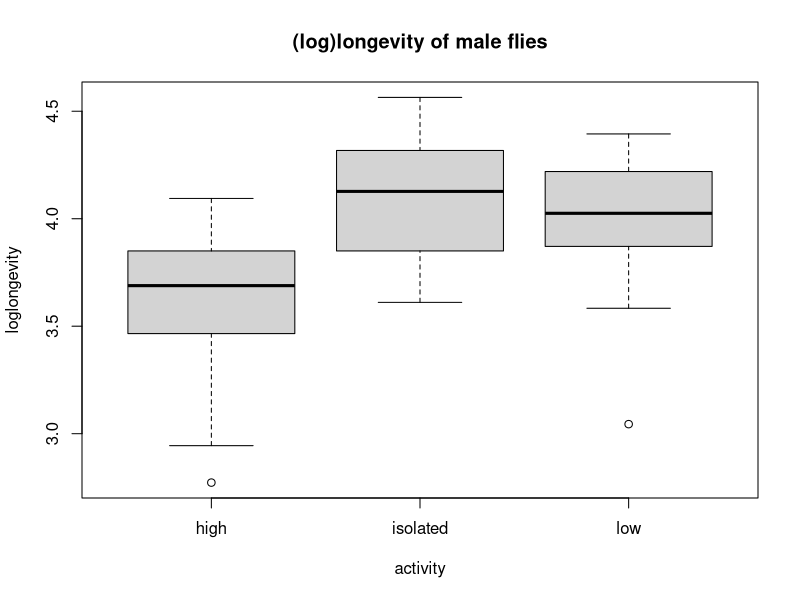
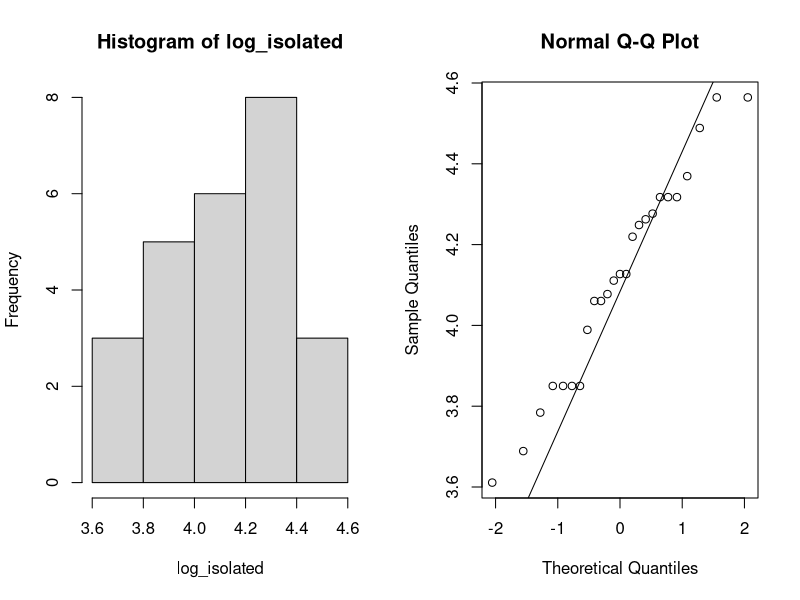
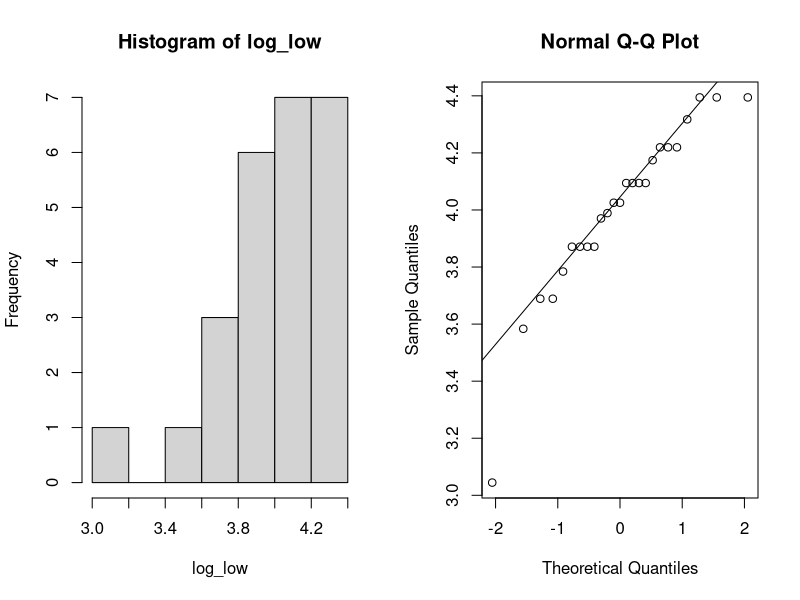
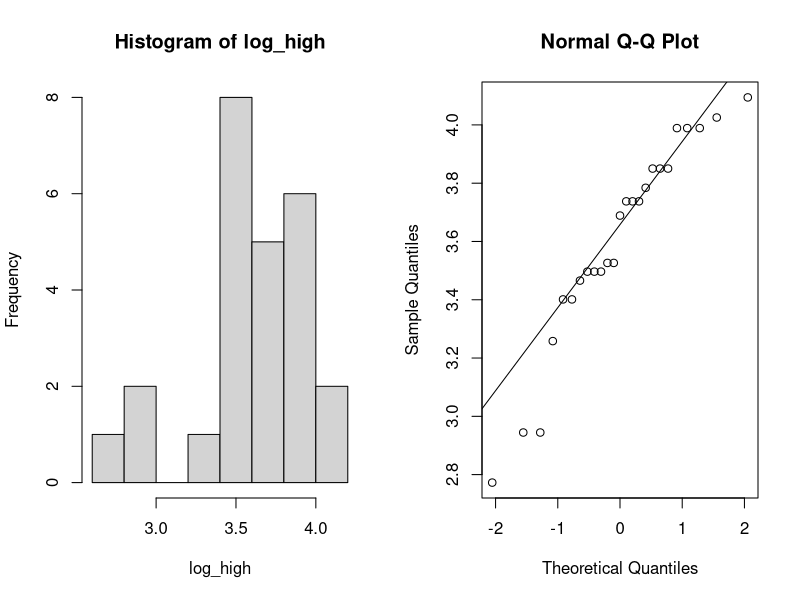
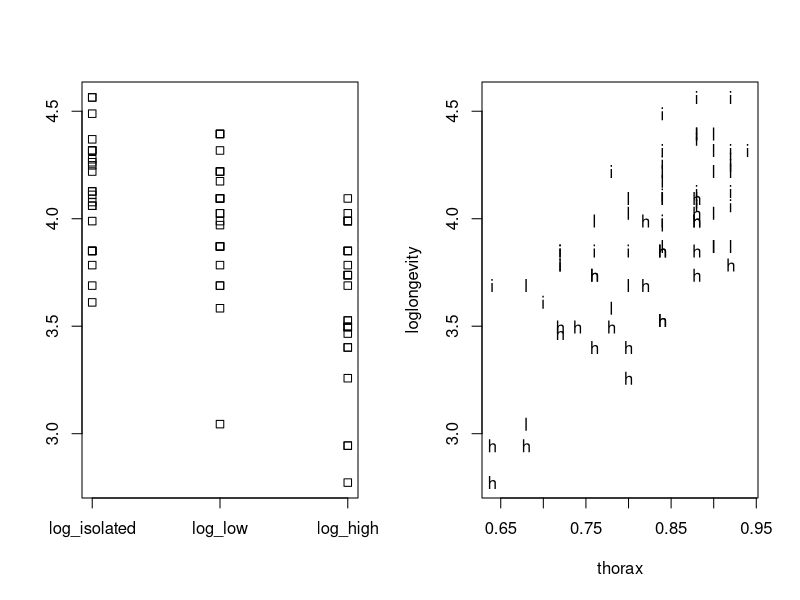
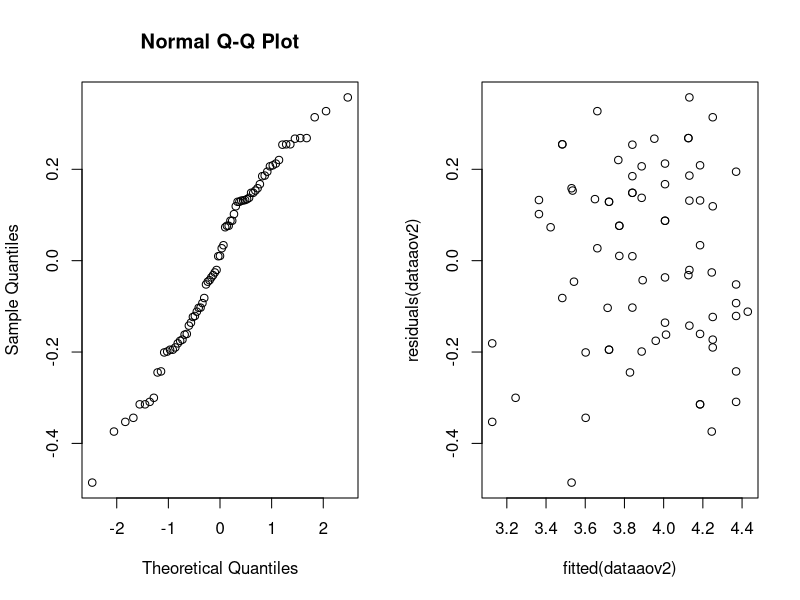
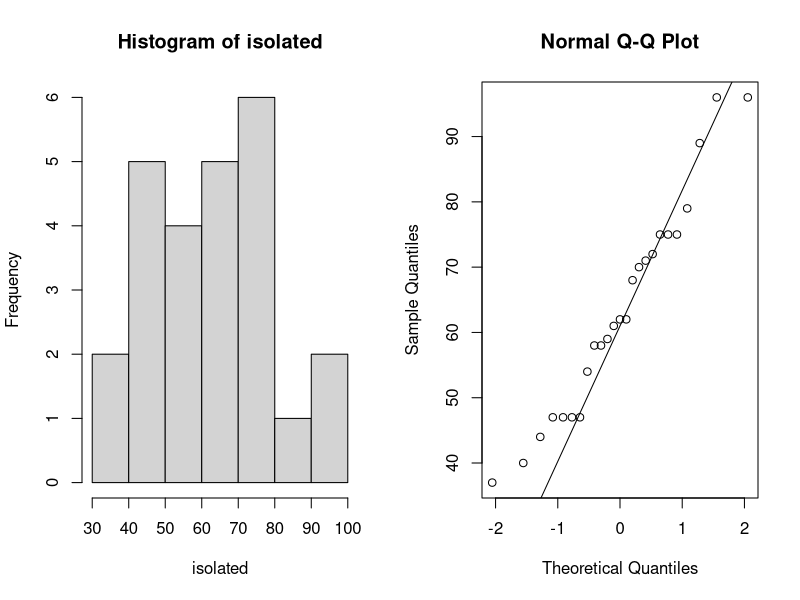
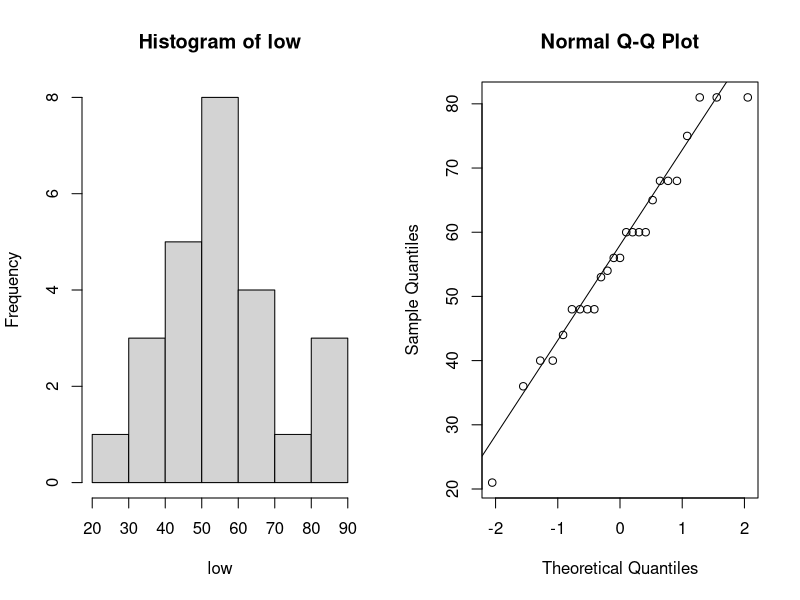

The R source for these figures, in order:
## ---- chunk 1
library(knitr)
## ---- chunk 2
data = read.table("fruitflies.txt", header=TRUE)
## ---- chunk 3
# 1. prepare an array of results
loglongevity = c(1:length(data$longevity))
# 2. calculate logarithm values of longevity for each fly in datafrane
for (i in 1:length(data$longevity)) {
  loglongevity[i] = log(data$longevity[i])
}
# 3. bind new array of results with current dataframe
data = cbind(data,loglongevity)
## ---- chunk 4
kable(data[c(1:5),])
## ---- chunk 5
boxplot(loglongevity~activity,data=data, main="(log)longevity of male flies")
## ---- chunk 6
par(mfrow=c(1,2))
log_isolated = data[data$activity == 'isolated',]$loglongevity
hist(log_isolated)
qqnorm(log_isolated)
qqline(log_isolated)
## ---- chunk 7
par(mfrow=c(1,2))
log_low = data[data$activity == 'low',]$loglongevity
hist(log_low)
qqnorm(log_low)
qqline(log_low)
## ---- chunk 8
par(mfrow=c(1,2))
log_high = data[data$activity == 'high',]$loglongevity
hist(log_high)
qqnorm(log_high)
qqline(log_high)
## ---- chunk 9
flies_loglongevity.data <- data.frame(log_isolated, log_low, log_high)

stripchart(flies_loglongevity.data,vertical=TRUE)
## ---- chunk 10
dataaov=lm(loglongevity~activity,data=data)
anova(dataaov)
## ---- chunk 11
summary(dataaov)
## ---- chunk 12
confint(dataaov)
## ---- chunk 13
data$activity=as.factor(data$activity)
dataaov2=lm(loglongevity~thorax+activity,data=data)
anova(dataaov2)
## ---- chunk 14
contrasts(data$activity)=contr.sum
dataaov3 = lm(loglongevity~thorax+activity,data=data)
summary(dataaov3)
confint(dataaov3)
## ---- chunk 15
avg_thorax = mean(data$thorax)
avg_thorax
## ---- chunk 16
min_thorax = min(data$thorax)
min_thorax
## ---- chunk 17
attach(data)
plot(loglongevity~thorax,pch=as.character(activity))
## ---- chunk 18
qqnorm(residuals(dataaov2))
plot(fitted(dataaov2),residuals(dataaov2))
## ---- chunk 19
par(mfrow=c(1,2))
isolated = data[data$activity == 'isolated',]$longevity
hist(isolated)
qqnorm(isolated)
qqline(isolated)
## ---- chunk 20
par(mfrow=c(1,2))
low = data[data$activity == 'low',]$longevity
hist(low)
qqnorm(low)
qqline(low)
## ---- chunk 21
par(mfrow=c(1,2))
high = data[data$activity == 'high',]$longevity
hist(high)
qqnorm(high)
qqline(high)
## ---- chunk 22
data$activity=as.factor(data$activity)
dataaov3=lm(longevity~thorax+activity,data=data)  # type second!!!
anova(dataaov3)
qqnorm(residuals(dataaov3))
plot(fitted(dataaov3),residuals(dataaov3))
## ---- chunk 23
psidata = read.table("psi.txt", header = TRUE)
attach(psidata)
## ---- chunk 24
qqnorm(psidata[, 3])
qqline(psidata[, 3])
## ---- chunk 25
par(mfrow = c(1, 2))

qqnorm(psidata[psi == 1, 3])
qqline(psidata[psi == 1, 3])

qqnorm(psidata[psi == 0, 3])
qqline(psidata[psi == 0, 3])
## ---- chunk 26
par(mfrow = c(1, 2))

boxplot(psidata[psi == 0, 3], psidata[psi == 1, 3],
        names = c("No PSI", "PSI"))
boxplot(psidata[passed == 0, 3], psidata[passed == 1, 3],
        names = c("Didn't pass", "Passed"))
## ---- chunk 27
table1 = xtabs( ~ passed + psi, data = psidata)
rownames(table1) <- c("not passed", "passed")
kable(table1, caption = "Number of individuals",
      col.names = c("no psi", "psi"), row.names = TRUE)
## ---- chunk 28
table2 = round(xtabs(passed ~ psi, data = psidata) /
                 xtabs(~ passed, data = psidata), 2)
kable(table2, caption = "Percentage of students who passed",
      col.names = c("psi", "%"))
## ---- chunk 29
psidata$psi = factor(psidata$psi)
psiglm = glm(passed ~ psi + gpa, data = psidata, family = binomial)
summary(psiglm)
## ---- chunk 30
psipassed = data.frame(psi = factor(1), gpa = 3)
predict(psiglm, psipassed, type = "response")

psinotpassed = data.frame(psi = factor(0), gpa = 3)
predict(psiglm, psinotpassed, type = "response")
## ---- chunk 31
exp(2.338)
## ---- chunk 32
x = matrix(c(3, 15, 8, 6), 2, 2)
fisher.test(x)
## ---- chunk 33
par(mfrow=c(1,2))
data = read.table("africa.txt",header=TRUE)
attach(data)
## ---- chunk 34
n = c(50,150,300)
lambda = c(1,10,50)
for(i in n){
  for(j in lambda){
    data_generated = rpois(i,j)
    boxplot(data_generated, main=c("n",i,"lambda",j))
    qqnorm(data_generated, main=c("n",i,"lambda",j));qqline(data_generated)
  }
}
## ---- chunk 35
africaglm = glm(miltcoup~oligarchy+pollib+parties+pctvote+popn+size+numelec+numregim,family=poisson,data=data) 
summary(africaglm) 
## ---- chunk 36
summary(glm(miltcoup~oligarchy+pollib+parties+pctvote+popn+size+numregim,family=poisson,data=data))
summary(glm(miltcoup~oligarchy+pollib+parties+pctvote+popn+size,family=poisson,data=data))
summary(glm(miltcoup~oligarchy+pollib+parties+pctvote+popn,family=poisson,data=data))
summary(glm(miltcoup~oligarchy+pollib+parties+pctvote,family=poisson,data=data))
summary(glm(miltcoup~oligarchy+pollib+parties,family=poisson,data=data))
#Following this approach, the new model is: miltcoup = 0.251377 + 0.092622*oligarchy - 0.574103*pollib + 0.22059*parites + error
## ---- chunk 37
par(mfrow=c(1,3))
model = glm(miltcoup~oligarchy+pollib+parties,family=poisson,data=data)
## ---- chunk 38
plot(fitted(model),residuals(model))
plot(log(fitted(model)),residuals(model))
plot(log(fitted(model)),residuals(model, type="response"))
## ---- chunk 39
plot(fitted(africaglm), residuals(africaglm))
plot(log(fitted(africaglm)),residuals(africaglm))
plot(log(fitted(africaglm)),residuals(africaglm, type="response"))
